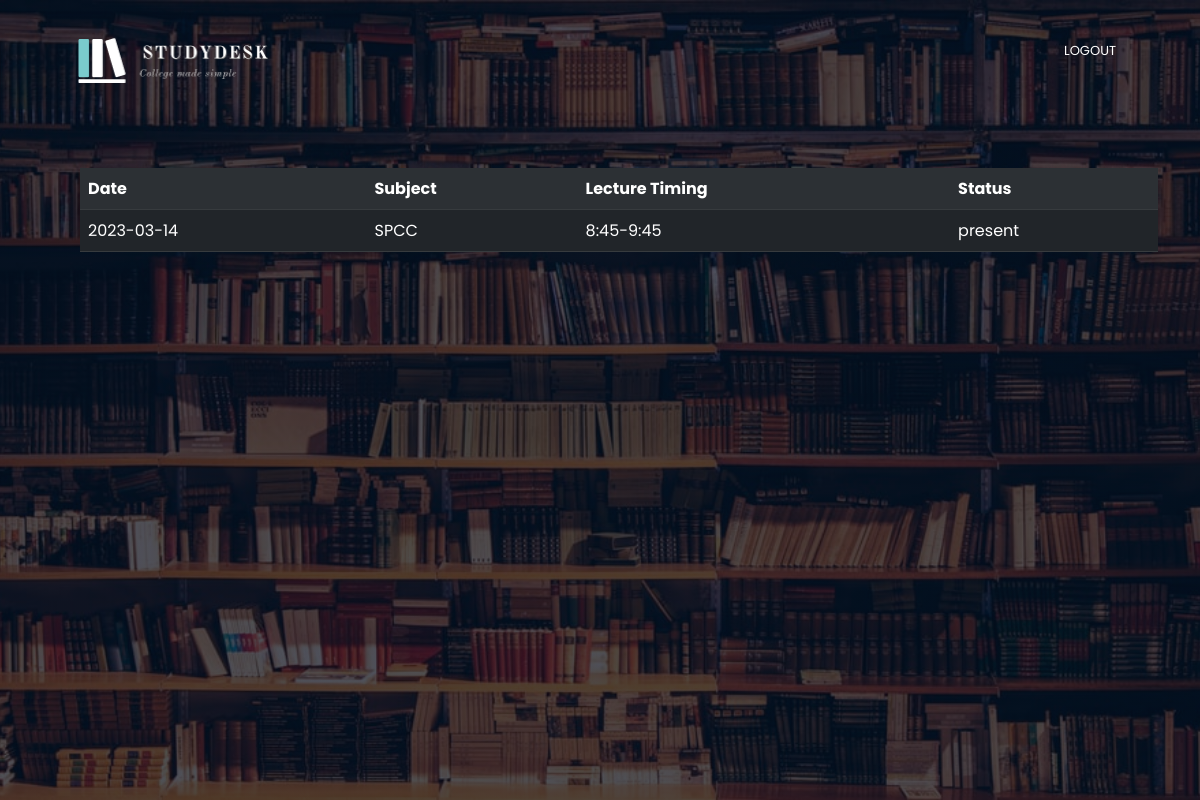
The page /attend_stud.php (signed in) on the database its author committed.
### tables this page shows
CREATE TABLE `attendance` (
  `rno` int(10) NOT NULL,
  `date` date NOT NULL,
  `sub` varchar(10) NOT NULL,
  `time` varchar(20) NOT NULL,
  `att` varchar(10) NOT NULL
);

### attend_stud.php (the view, shortened to what this page needs)
<html>
    <head> <title> Progress </title>
    <link rel="stylesheet" type="text/css" href="style_m.css">
    <link href="https://cdn.jsdelivr.net/npm/bootstrap@5.1.3/dist/css/bootstrap.min.css" rel="stylesheet">
    </head>
    <body>
    <div class=hero>
        <nav class=navbar>
            <a href="index.html"><img src="pics/logocan.png" class=logo></a>
            <div class="nav-links" id="navLinks">
                <ul>
                    <li><a href="logout.php" style="color:#fff; text-decoration:none">LOGOUT</a></li>
                </ul>
            </div>
</nav>
<div class="container" style="padding-left: 50px;">
<form id="register" class="input-group" action="attend_stud.php" method="POST">
  <br><br>
         </form>
<table class="table table-striped table-dark">
        <tr>
            <th>Date</th>
            <th>Subject</th>
            <th>Lecture Timing</th>
            <th> Status </th>
        </tr>
<?php
    include("connect.php");
    $rno = $_SESSION['rno'];
        $query = "select * from attendance where rno='$rno'";
        $data = mysqli_query($conn, $query);
        $total = mysqli_num_rows($data);
    if( $total!=0)
    {
        while($result = mysqli_fetch_assoc($data))
        {
            echo "
            <tr>
                <td>" . $result['date'] . "</td>
                <td>" . $result['sub'] . "</td>
                <td>" . $result['time'] . "</td>
                <td>" . $result['att'] . "</td>
            </tr>";
        }
    }
    ?>
        </table>
        </div>
    </body>
</html>

### style_m.css (style rules this page uses)
* { margin: 0; padding: 0; font-family: 'Poppins', sans-serif; }
.hero { width: 100%; height: 100vh; background-image: linear-gradient(rgba(4,9,30,0.7),rgba(4,9,30,0.7)),url(pics/library.png); background-size: cover; background-position: center; position: relative; overflow: hidden; }
.logo { margin: 0; padding: 0; width: 200px; cursor: pointer; }
nav { height: 15%; padding: 2% 6%; display: flex; align-items: center; justify-content: space-between; }
.nav-links { flex: 1; text-align: right; }
.nav-links ul li { list-style: none; display: inline-block; padding: 8px 12px; position: relative; cursor: pointer; }
.nav-links ul li { color: #fff; text-decoration: none; font-size: 13px; }
.nav-links ul li::after { content: ''; width: 0%; height: 2px; background: #66D3FA; display: block; margin: auto; transition: 0.5s; }

### rows shown on the page
attendance: date "2023-03-14", sub "SPCC", time "8:45-9:45", att "present"
